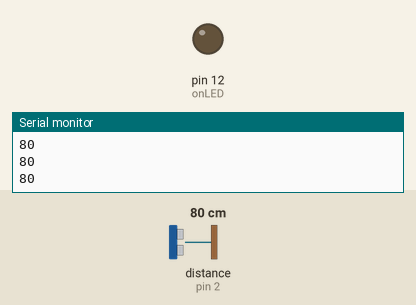
A sketch run on a simulated Arduino Uno, built with avr-gcc and run on an emulated ATmega328P. Parts: output pins drawn as LEDs (lit = HIGH), the last lines printed to the serial monitor. Wiring (inferred from the names in the program): ultrasonic range finder: trigger pin 4; echo pin 2. The test bench sets the inputs (shaded band); at power-on: distance to the obstacle (sensor on pin 2) 80 cm. The echo pulse lasts 58.3 µs per cm; pins used as bus, display or sensor lines are not drawn.

Above: at 3.55 s.
4.3 s: distance to the obstacle (sensor on pin 2) set to 2 cm
At 5.37 s:
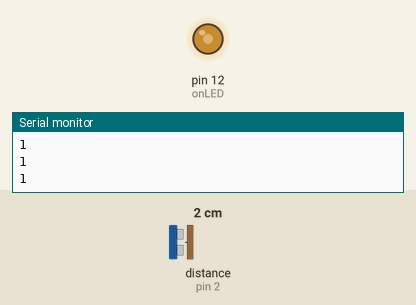
7.3 s: distance to the obstacle (sensor on pin 2) set to 250 cm
At 8.5 s:
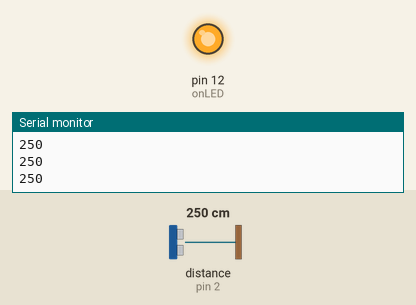
10.3 s: distance to the obstacle (sensor on pin 2) set to 120 cm
Timing chart, 0 to 17.9 s (numbered marks = the images above; inputs shaded):
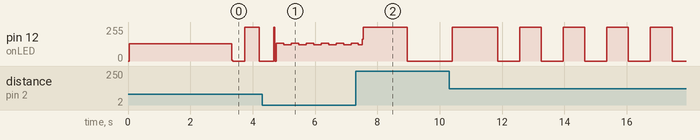

The sketch:

code.ino
```cpp
#include <TimerOne.h>

#define trigPin 4
#define echoPin 2
#define onLED 12
#define echo_int 0

#define TIMER_US 50
#define TICK_COUNTS 4000

volatile long echo_start = 0;
volatile long echo_end = 0;
volatile long echo_duration = 0;
volatile int trigger_time_count = 0;
volatile long range_flasher_counter = 0;

void setup()
{
  pinMode(trigPin, OUTPUT);
  pinMode(echoPin, INPUT);
  pinMode(onLED, OUTPUT);
  Timer1.initialize(TIMER_US);
  Timer1.attachInterrupt( timerIsr );
  attachInterrupt(echo_int, echo_interrupt, CHANGE);
  Serial.begin (9600);
}

void loop()
{
    Serial.println(echo_duration / 58);
    delay(100);
}

void timerIsr()
{
    trigger_pulse();
    distance_flasher();
}

void trigger_pulse()
{
      static volatile int state = 0;

      if (!(--trigger_time_count))
      {
         trigger_time_count = TICK_COUNTS;
         state = 1;
      }

      switch(state)
      {
        case 0:
            break;

        case 1:
           digitalWrite(trigPin, HIGH);
           state = 2;
           break;

        case 2:
        default:
           digitalWrite(trigPin, LOW);
           state = 0;
           break;
     }
}

void echo_interrupt()
{
  switch (digitalRead(echoPin))
  {
    case HIGH:
      echo_end = 0;
      echo_start = micros();
      break;

    case LOW:
      echo_end = micros();
      echo_duration = echo_end - echo_start;
      break;
  }
}

void distance_flasher()
{
      if (--range_flasher_counter <= 0)
      {
         if (echo_duration < 25000)
         {
           range_flasher_counter = echo_duration * 2;
         }
         else
         {
           range_flasher_counter = 25000;
         }

         digitalWrite( onLED, digitalRead( onLED ) ^ 1 );
      }
}
```

Measured:
- by itself, pin 12 (onLED): repeats every 1.4 s: 0/255 0.70 s, 255/255 0.70 s
